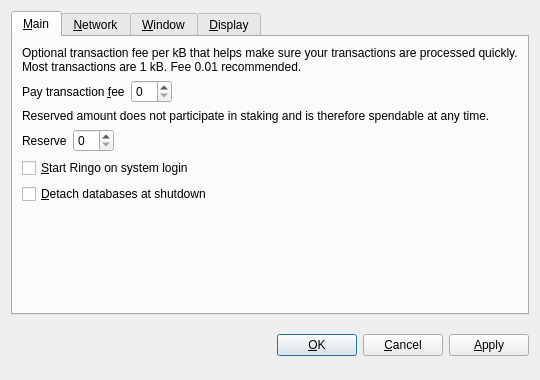
<?xml version="1.0" encoding="UTF-8"?>
<ui version="4.0">
 <class>OptionsDialog</class>
 <widget class="QDialog" name="OptionsDialog">
  <property name="geometry">
   <rect>
    <x>0</x>
    <y>0</y>
    <width>540</width>
    <height>380</height>
   </rect>
  </property>
  <property name="windowTitle">
   <string>Options</string>
  </property>
  <property name="modal">
   <bool>true</bool>
  </property>
  <layout class="QVBoxLayout" name="verticalLayout">
   <item>
    <widget class="QTabWidget" name="tabWidget">
     <property name="tabPosition">
      <enum>QTabWidget::North</enum>
     </property>
     <property name="currentIndex">
      <number>0</number>
     </property>
     <widget class="QWidget" name="tabMain">
      <attribute name="title">
       <string>&amp;Main</string>
      </attribute>
      <layout class="QVBoxLayout" name="verticalLayout_Main">
       <item>
        <widget class="QLabel" name="transactionFeeInfoLabel">
         <property name="text">
          <string>Optional transaction fee per kB that helps make sure your transactions are processed quickly. Most transactions are 1 kB. Fee 0.01 recommended.</string>
         </property>
         <property name="textFormat">
          <enum>Qt::PlainText</enum>
         </property>
         <property name="wordWrap">
          <bool>true</bool>
         </property>
        </widget>
       </item>
       <item>
        <layout class="QHBoxLayout" name="horizontalLayoutFee">
         <item>
          <widget class="QLabel" name="transactionFeeLabel">
           <property name="text">
            <string>Pay transaction &amp;fee</string>
           </property>
           <property name="textFormat">
            <enum>Qt::PlainText</enum>
           </property>
           <property name="buddy">
            <cstring>transactionFee</cstring>
           </property>
          </widget>
         </item>
         <item>
          <widget class="BitcoinAmountField" name="transactionFee"/>
         </item>
         <item>
          <spacer name="horizontalSpacerFee">
           <property name="orientation">
            <enum>Qt::Horizontal</enum>
           </property>
           <property name="sizeHint" stdset="0">
            <size>
             <width>40</width>
             <height>20</height>
            </size>
           </property>
          </spacer>
         </item>
        </layout>
       </item>
       <item>
        <widget class="QLabel" name="reserveBalanceInfoLabel">
         <property name="text">
          <string>Reserved amount does not participate in staking and is therefore spendable at any time.</string>
         </property>
         <property name="textFormat">
          <enum>Qt::PlainText</enum>
         </property>
         <property name="wordWrap">
          <bool>true</bool>
         </property>
        </widget>
       </item>
       <item>
        <layout class="QHBoxLayout" name="horizontalLayoutReserveBalance">
         <item>
          <widget class="QLabel" name="reserveBalanceLabel">
           <property name="text">
            <string>Reserve</string>
           </property>
           <property name="textFormat">
            <enum>Qt::PlainText</enum>
           </property>
           <property name="buddy">
            <cstring>reserveBalance</cstring>
           </property>
          </widget>
         </item>
         <item>
          <widget class="BitcoinAmountField" name="reserveBalance"/>
         </item>
         <item>
          <spacer name="horizontalSpacerReserveBalance">
           <property name="orientation">
            <enum>Qt::Horizontal</enum>
           </property>
           <property name="sizeHint" stdset="0">
            <size>
             <width>40</width>
             <height>20</height>
            </size>
           </property>
          </spacer>
         </item>
        </layout>
       </item>
       <item>
        <widget class="QCheckBox" name="bitcoinAtStartup">
         <property name="toolTip">
          <string>Automatically start Ringo after logging in to the system.</string>
         </property>
         <property name="text">
          <string>&amp;Start Ringo on system login</string>
         </property>
        </widget>
       </item>
       <item>
        <widget class="QCheckBox" name="detachDatabases">
         <property name="toolTip">
          <string>Detach block and address databases at shutdown. This means they can be moved to another data directory, but it slows down shutdown. The wallet is always detached.</string>
         </property>
         <property name="text">
          <string>&amp;Detach databases at shutdown</string>
         </property>
        </widget>
       </item>
       <item>
        <spacer name="verticalSpacer_Main">
         <property name="orientation">
          <enum>Qt::Vertical</enum>
         </property>
         <property name="sizeHint" stdset="0">
          <size>
           <width>20</width>
           <height>40</height>
          </size>
         </property>
        </spacer>
       </item>
      </layout>
     </widget>
     <widget class="QWidget" name="tabNetwork">
      <attribute name="title">
       <string>&amp;Network</string>
      </attribute>
      <layout class="QVBoxLayout" name="verticalLayout_Network">
       <item>
        <widget class="QCheckBox" name="mapPortUpnp">
         <property name="toolTip">
          <string>Automatically open the Ringo client port on the router. This only works when your router supports UPnP and it is enabled.</string>
         </property>
         <property name="text">
          <string>Map port using &amp;UPnP</string>
         </property>
        </widget>
       </item>
       <item>
        <widget class="QCheckBox" name="connectSocks">
         <property name="toolTip">
          <string>Connect to the Ringo network through a SOCKS proxy (e.g. when connecting through Tor).</string>
         </property>
         <property name="text">
          <string>&amp;Connect through SOCKS proxy:</string>
         </property>
        </widget>
       </item>
       <item>
        <layout class="QHBoxLayout" name="horizontalLayout_Network">
         <item>
          <widget class="QLabel" name="proxyIpLabel">
           <property name="text">
            <string>Proxy &amp;IP:</string>
           </property>
           <property name="textFormat">
            <enum>Qt::PlainText</enum>
           </property>
           <property name="buddy">
            <cstring>proxyIp</cstring>
           </property>
          </widget>
         </item>
         <item>
          <widget class="QValidatedLineEdit" name="proxyIp">
           <property name="maximumSize">
            <size>
             <width>140</width>
             <height>16777215</height>
            </size>
           </property>
           <property name="toolTip">
            <string>IP address of the proxy (e.g. 127.0.0.1)</string>
           </property>
          </widget>
         </item>
         <item>
          <widget class="QLabel" name="proxyPortLabel">
           <property name="text">
            <string>&amp;Port:</string>
           </property>
           <property name="textFormat">
            <enum>Qt::PlainText</enum>
           </property>
           <property name="buddy">
            <cstring>proxyPort</cstring>
           </property>
          </widget>
         </item>
         <item>
          <widget class="QLineEdit" name="proxyPort">
           <property name="maximumSize">
            <size>
             <width>55</width>
             <height>16777215</height>
            </size>
           </property>
           <property name="toolTip">
            <string>Port of the proxy (e.g. 9050)</string>
           </property>
          </widget>
         </item>
         <item>
          <widget class="QLabel" name="socksVersionLabel">
           <property name="text">
            <string>SOCKS &amp;Version:</string>
           </property>
           <property name="textFormat">
            <enum>Qt::PlainText</enum>
           </property>
           <property name="buddy">
            <cstring>socksVersion</cstring>
           </property>
          </widget>
         </item>
         <item>
          <widget class="QValueComboBox" name="socksVersion">
           <property name="toolTip">
            <string>SOCKS version of the proxy (e.g. 5)</string>
           </property>
          </widget>
         </item>
         <item>
          <spacer name="horizontalSpacer_Network">
           <property name="orientation">
            <enum>Qt::Horizontal</enum>
           </property>
           <property name="sizeHint" stdset="0">
            <size>
             <width>40</width>
             <height>20</height>
            </size>
           </property>
          </spacer>
         </item>
        </layout>
       </item>
       <item>
        <spacer name="verticalSpacer_Network">
         <property name="orientation">
          <enum>Qt::Vertical</enum>
         </property>
         <property name="sizeHint" stdset="0">
          <size>
           <width>20</width>
           <height>40</height>
          </size>
         </property>
        </spacer>
       </item>
      </layout>
     </widget>
     <widget class="QWidget" name="tabWindow">
      <attribute name="title">
       <string>&amp;Window</string>
      </attribute>
      <layout class="QVBoxLayout" name="verticalLayout_Window">
       <item>
        <widget class="QCheckBox" name="minimizeToTray">
         <property name="toolTip">
          <string>Show only a tray icon after minimizing the window.</string>
         </property>
         <property name="text">
          <string>&amp;Minimize to the tray instead of the taskbar</string>
         </property>
        </widget>
       </item>
       <item>
        <widget class="QCheckBox" name="minimizeOnClose">
         <property name="toolTip">
          <string>Minimize instead of exit the application when the window is closed. When this option is enabled, the application will be closed only after selecting Quit in the menu.</string>
         </property>
         <property name="text">
          <string>M&amp;inimize on close</string>
         </property>
        </widget>
       </item>
       <item>
        <spacer name="verticalSpacer_Window">
         <property name="orientation">
          <enum>Qt::Vertical</enum>
         </property>
         <property name="sizeHint" stdset="0">
          <size>
           <width>20</width>
           <height>40</height>
          </size>
         </property>
        </spacer>
       </item>
      </layout>
     </widget>
     <widget class="QWidget" name="tabDisplay">
      <attribute name="title">
       <string>&amp;Display</string>
      </attribute>
      <layout class="QVBoxLayout" name="verticalLayout_Display">
       <item>
        <layout class="QHBoxLayout" name="horizontalLayout_1_Display">
         <item>
          <widget class="QLabel" name="langLabel">
           <property name="text">
            <string>User Interface &amp;language:</string>
           </property>
           <property name="textFormat">
            <enum>Qt::PlainText</enum>
           </property>
           <property name="buddy">
            <cstring>lang</cstring>
           </property>
          </widget>
         </item>
         <item>
          <widget class="QValueComboBox" name="lang">
           <property name="toolTip">
            <string>The user interface language can be set here. This setting will take effect after restarting Ringo.</string>
           </property>
          </widget>
         </item>
        </layout>
       </item>
       <item>
        <layout class="QHBoxLayout" name="horizontalLayout_2_Display">
         <item>
          <widget class="QLabel" name="unitLabel">
           <property name="text">
            <string>&amp;Unit to show amounts in:</string>
           </property>
           <property name="textFormat">
            <enum>Qt::PlainText</enum>
           </property>
           <property name="buddy">
            <cstring>unit</cstring>
           </property>
          </widget>
         </item>
         <item>
          <widget class="QValueComboBox" name="unit">
           <property name="toolTip">
            <string>Choose the default subdivision unit to show in the interface and when sending coins.</string>
           </property>
          </widget>
         </item>
        </layout>
       </item>
       <item>
        <widget class="QCheckBox" name="displayAddresses">
         <property name="toolTip">
          <string>Whether to show Ringo addresses in the transaction list or not.</string>
         </property>
         <property name="text">
          <string>&amp;Display addresses in transaction list</string>
         </property>
        </widget>
       </item>
       <item>
        <widget class="QCheckBox" name="coinControlFeatures">
         <property name="toolTip">
          <string>Whether to show coin control features or not.</string>
         </property>
         <property name="text">
          <string>Display coin &amp;control features (experts only!)</string>
         </property>
        </widget>
       </item>
       <item>
        <spacer name="verticalSpacer_Display">
         <property name="orientation">
          <enum>Qt::Vertical</enum>
         </property>
         <property name="sizeHint" stdset="0">
          <size>
           <width>20</width>
           <height>40</height>
          </size>
         </property>
        </spacer>
       </item>
      </layout>
     </widget>
    </widget>
   </item>
   <item>
    <layout class="QHBoxLayout" name="horizontalLayout_Buttons">
     <item>
      <spacer name="horizontalSpacer_1">
       <property name="orientation">
        <enum>Qt::Horizontal</enum>
       </property>
       <property name="sizeHint" stdset="0">
        <size>
         <width>40</width>
         <height>48</height>
        </size>
       </property>
      </spacer>
     </item>
     <item>
      <widget class="QLabel" name="statusLabel">
       <property name="font">
        <font>
         <weight>75</weight>
         <bold>true</bold>
        </font>
       </property>
       <property name="text">
        <string/>
       </property>
       <property name="textFormat">
        <enum>Qt::PlainText</enum>
       </property>
       <property name="wordWrap">
        <bool>true</bool>
       </property>
      </widget>
     </item>
     <item>
      <spacer name="horizontalSpacer_2">
       <property name="orientation">
        <enum>Qt::Horizontal</enum>
       </property>
       <property name="sizeHint" stdset="0">
        <size>
         <width>40</width>
         <height>48</height>
        </size>
       </property>
      </spacer>
     </item>
     <item>
      <widget class="QPushButton" name="okButton">
       <property name="text">
        <string>&amp;OK</string>
       </property>
      </widget>
     </item>
     <item>
      <widget class="QPushButton" name="cancelButton">
       <property name="text">
        <string>&amp;Cancel</string>
       </property>
       <property name="autoDefault">
        <bool>false</bool>
       </property>
      </widget>
     </item>
     <item>
      <widget class="QPushButton" name="applyButton">
       <property name="text">
        <string>&amp;Apply</string>
       </property>
       <property name="autoDefault">
        <bool>false</bool>
       </property>
      </widget>
     </item>
    </layout>
   </item>
  </layout>
 </widget>
 <customwidgets>
  <customwidget>
   <class>BitcoinAmountField</class>
   <extends>QSpinBox</extends>
   <header>bitcoinamountfield.h</header>
  </customwidget>
  <customwidget>
   <class>QValueComboBox</class>
   <extends>QComboBox</extends>
   <header>qvaluecombobox.h</header>
  </customwidget>
  <customwidget>
   <class>QValidatedLineEdit</class>
   <extends>QLineEdit</extends>
   <header>qvalidatedlineedit.h</header>
  </customwidget>
 </customwidgets>
 <resources/>
 <connections/>
</ui>
